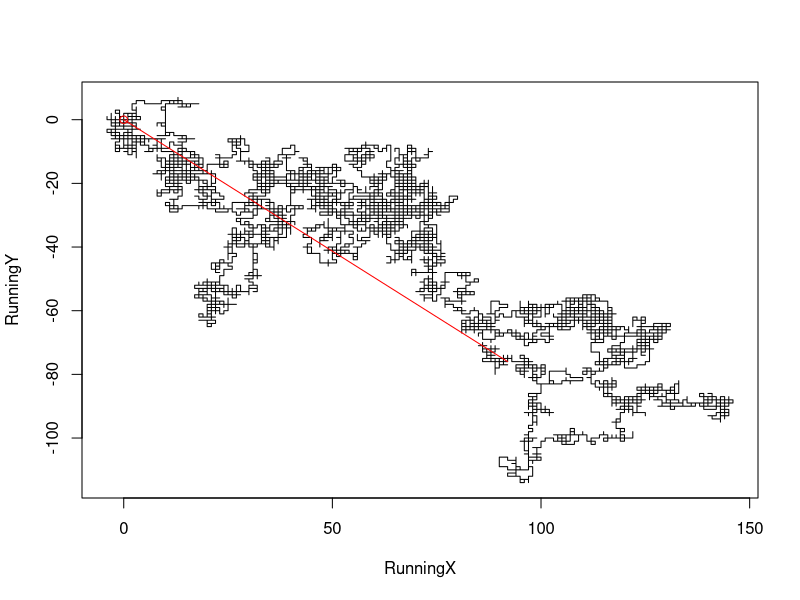

This figure's R source:
#########################################
# Monte Carlo simulation of random walk
#########################################
StartingSet=c('N','E','S','W')
Steps=10000 #10,000
Steps=Steps+1
X = 1:Steps
XX = 2:Steps #Steps=Steps+1 # increment because 0,0 is stored as the first location
AllX = rep(0,Steps)
AllY = rep(0,Steps)
RunningX = rep(0,Steps)
RunningY = rep(0,Steps)

Walk=sample(StartingSet,Steps, replace=TRUE) 
Walk[1] = "Null"

for(i in X) {
  if (Walk[i] == "N") AllY[i] = 1
  if (Walk[i] == "S") AllY[i] = -1  
  if (Walk[i] == "E") AllX[i] = 1
  if (Walk[i] == "W") AllX[i] = -1
}
for (i in XX) {
  RunningX[i] = RunningX[i-1] + AllX[i] 
  RunningY[i] = RunningY[i-1] + AllY[i] 
}
plot(RunningX,RunningY,"l")

B = matrix(c(0, RunningX[Steps], 0, RunningY[Steps]), nrow=2,   ncol=2)
lines(B, col="red")
points(0,0, col="red") #Mark End

XCord = sum((Walk=="N")-(Walk=="S"))
YCord = sum((Walk=="E")-(Walk=="W"))
LinDist = sqrt(XCord^2 + YCord^2)

LinDist
